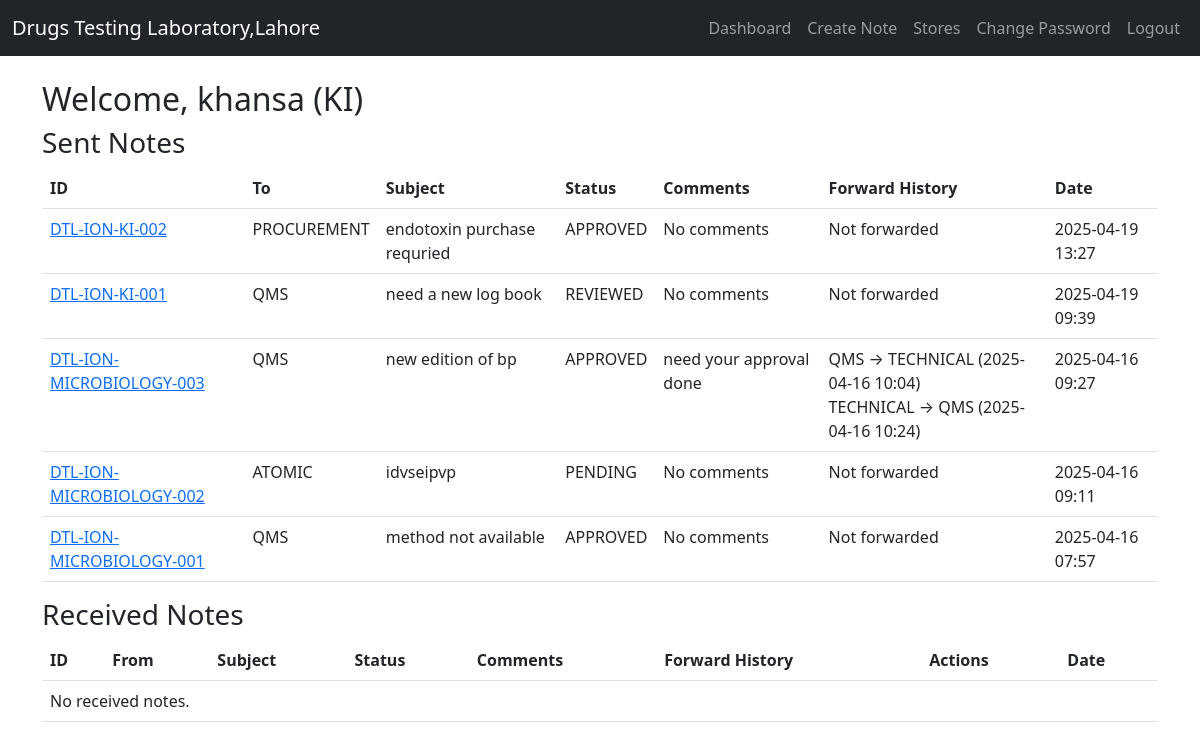
/dashboard/ (signed in), run on the app's committed database.
### communication/models.py (models this page shows, shortened)
class UserProfile(models.Model):
    user = models.OneToOneField(User, on_delete=models.CASCADE)
    section = models.CharField(max_length=20, choices=SECTION_CHOICES)

class Note(models.Model):
    from_user = models.ForeignKey(User, related_name='sent_notes', on_delete=models.CASCADE)
    to_section = models.CharField(max_length=20, choices=SECTION_CHOICES)
    subject = models.CharField(max_length=200)
    description = models.TextField()
    unique_id = models.CharField(max_length=100, unique=True, editable=False)  # Increased length
    status = models.CharField(max_length=20, choices=STATUS_CHOICES, default='PENDING')
    receiver_comments = models.TextField(blank=True, null=True)
    created_at = models.DateTimeField(auto_now_add=True)

class NoteForwardHistory(models.Model):
    note = models.ForeignKey(Note, related_name='forward_history', on_delete=models.CASCADE)
    from_section = models.CharField(max_length=20, choices=SECTION_CHOICES)
    to_section = models.CharField(max_length=20, choices=SECTION_CHOICES)
    forwarded_by = models.ForeignKey(User, on_delete=models.SET_NULL, null=True)
    forwarded_at = models.DateTimeField(auto_now_add=True)

### communication/views.py (the view)
# urls.py: path('dashboard/', views.dashboard, name='dashboard'),
@login_required
def dashboard(request):
    try:
        user_profile = request.user.userprofile
        received_notes = Note.objects.filter(to_section=user_profile.section).order_by('-created_at')
    except UserProfile.DoesNotExist:
        messages.error(request, 'User profile not set up. Please contact the administrator.')
        received_notes = []
    sent_notes = Note.objects.filter(from_user=request.user).order_by('-created_at')
    if request.user.is_superuser:
        all_notes = Note.objects.all().order_by('-created_at')
    else:
        all_notes = None
    return render(request, 'communication/dashboard.html', {
        'sent_notes': sent_notes,
        'received_notes': received_notes,
        'all_notes': all_notes,
    })

### communication/templates/communication/dashboard.html (shortened to what this page needs)
{% extends 'communication/base.html' %}
{% block content %}
<h2>Welcome, {{ user.username }} ({{ user.userprofile.section }})</h2>
<h3>Sent Notes</h3>
<table class="table">
    <thead>
        <tr>
            <th>ID</th>
            <th>To</th>
            <th>Subject</th>
            <th>Status</th>
            <th>Comments</th>
            <th>Forward History</th>
            <th>Date</th>
        </tr>
    </thead>
    <tbody>
        {% for note in sent_notes %}
        <tr>
            <td><a href="{% url 'view_note' note.unique_id %}">{{ note.unique_id }}</a></td>
            <td>{{ note.to_section }}</td>
            <td>{{ note.subject }}</td>
            <td>{{ note.status }}</td>
            <td>{{ note.receiver_comments|default:"No comments" }}</td>
            <td>
                {% for history in note.forward_history.all %}
                    {{ history.from_section }} → {{ history.to_section }} ({{ history.forwarded_at|date:"Y-m-d H:i" }})<br>
                {% empty %}
                    Not forwarded
                {% endfor %}
            </td>
            <td>{{ note.created_at|date:"Y-m-d H:i" }}</td>
        </tr>
        {% empty %}
        <tr><td colspan="7">No sent notes.</td></tr>
        {% endfor %}
    </tbody>
</table>
<h3>Received Notes</h3>
<table class="table">
    <thead>
        <tr>
            <th>ID</th>
            <th>From</th>
            <th>Subject</th>
            <th>Status</th>
            <th>Comments</th>
            <th>Forward History</th>
            <th>Actions</th>
            <th>Date</th>
        </tr>
    </thead>
    <tbody>
        {% for note in received_notes %}
        <tr>
            <td><a href="{% url 'view_note' note.unique_id %}">{{ note.unique_id }}</a></td>
            <td>{{ note.from_user.username }} ({{ note.from_user.userprofile.section }})</td>
            <td>{{ note.subject }}</td>
            <td>{{ note.status }}</td>
            <td>{{ note.receiver_comments|default:"No comments" }}</td>
            <td>
                {% for history in note.forward_history.all %}
                    {{ history.from_section }} → {{ history.to_section }} ({{ history.forwarded_at|date:"Y-m-d H:i" }})<br>
                {% empty %}
                    Not forwarded
                {% endfor %}
            </td>
            <td>
                {% if user.userprofile.section == note.to_section or user.is_superuser %}
                <a href="{% url 'update_status' note.unique_id %}" class="btn btn-sm btn-primary">Update Status</a>
                <a href="{% url 'forward_note' note.unique_id %}" class="btn btn-sm btn-secondary">Forward</a>
                {% endif %}
            </td>
            <td>{{ note.created_at|date:"Y-m-d H:i" }}</td>
        </tr>
        {% empty %}
        <tr><td colspan="8">No received notes.</td></tr>
        {% endfor %}
    </tbody>
</table>
{% endblock %}

### data on the page
Note: unique_id "DTL-ION-KI-002", to_section "PROCUREMENT", subject "endotoxin purchase requried", status "APPROVED", receiver_comments "No comments", created_at "2025-04-19 13:27"
Note: unique_id "DTL-ION-KI-001", to_section "QMS", subject "need a new log book", status "REVIEWED", receiver_comments "No comments", created_at "2025-04-19 09:39"
Note: unique_id "DTL-ION-MICROBIOLOGY-003", to_section "QMS", subject "new edition of bp", status "APPROVED", receiver_comments "need your approval done", created_at "2025-04-16 09:27"
NoteForwardHistory: from_section "QMS", to_section "TECHNICAL", forwarded_at "2025-04-16 10:04"
NoteForwardHistory: from_section "TECHNICAL", to_section "QMS", forwarded_at "2025-04-16 10:24"
Note: unique_id "DTL-ION-MICROBIOLOGY-002", to_section "ATOMIC", subject "idvseipvp", status "PENDING", receiver_comments "No comments", created_at "2025-04-16 09:11"
Note: unique_id "DTL-ION-MICROBIOLOGY-001", to_section "QMS", subject "method not available", status "APPROVED", receiver_comments "No comments", created_at "2025-04-16 07:57"

### other printed values
{{ user.username }} "khansa"
{{ user.userprofile.section }} "KI"
